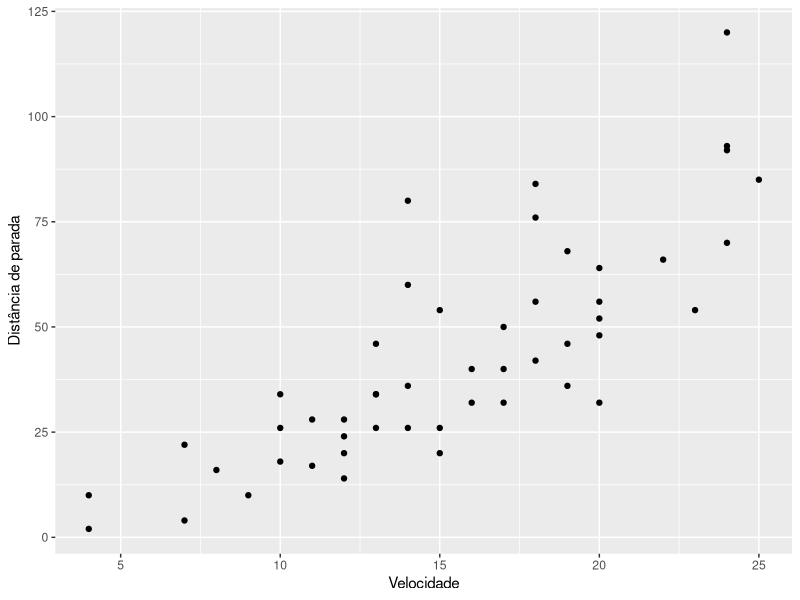
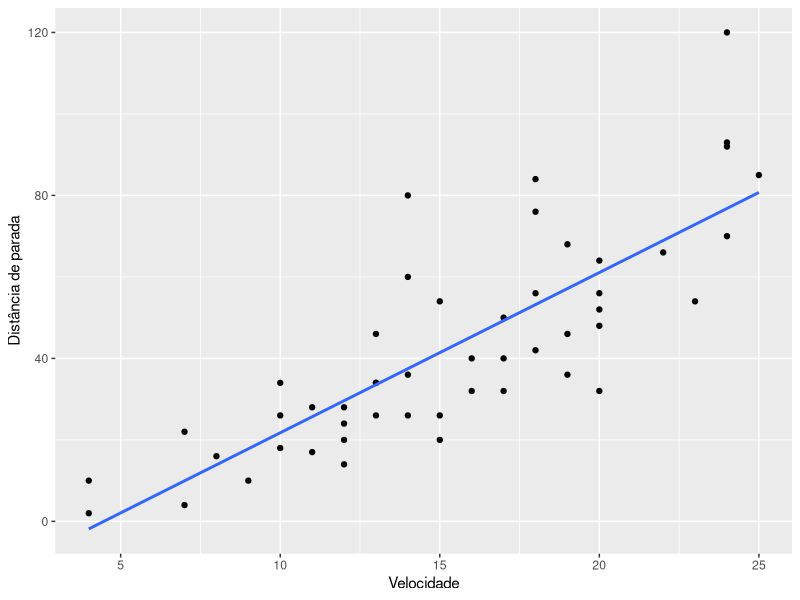

Here is the R script that generated these plots, in order:
## ---- chunk 1
options(htmltools.dir.version = FALSE)
## ---- chunk 2
dados <- (datasets::cars)
library(ggplot2)
dados |> 
  ggplot(mapping = aes(x = speed, y = dist))+
  geom_point()+
  labs(x = "Velocidade", y = "Distância de parada")
## ---- chunk 3
dados |> 
  ggplot(mapping = aes(x = speed, y = dist))+
  geom_point()+
  labs(x = "Velocidade", y = "Distância de parada")+
  geom_smooth(method = "lm", formula = y ~ x, se = FALSE)
